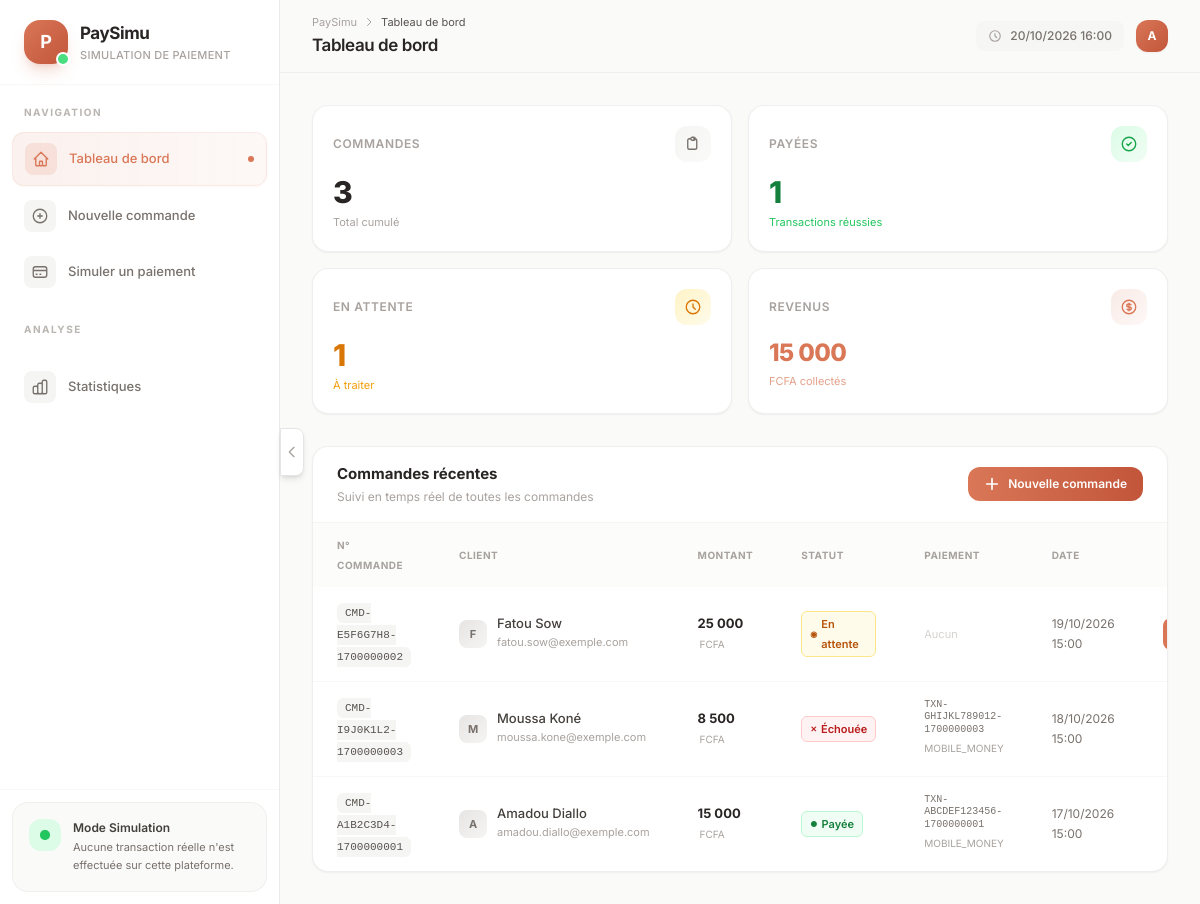
The page / on the database its author committed.
### tables this page shows
CREATE TABLE IF NOT EXISTS orders (
    id INT AUTO_INCREMENT PRIMARY KEY,
    order_number VARCHAR(50) NOT NULL UNIQUE,
    client_id INT NOT NULL,
    amount DECIMAL(12, 2) NOT NULL,
    status ENUM('PENDING', 'PAID', 'FAILED', 'CANCELLED') NOT NULL DEFAULT 'PENDING',
    created_at TIMESTAMP DEFAULT CURRENT_TIMESTAMP,
    updated_at TIMESTAMP DEFAULT CURRENT_TIMESTAMP ON UPDATE CURRENT_TIMESTAMP,
    FOREIGN KEY (client_id) REFERENCES clients(id) ON DELETE CASCADE
);

CREATE TABLE IF NOT EXISTS clients (
    id INT AUTO_INCREMENT PRIMARY KEY,
    name VARCHAR(255) NOT NULL,
    email VARCHAR(255) NOT NULL UNIQUE,
    created_at TIMESTAMP DEFAULT CURRENT_TIMESTAMP
);

CREATE TABLE IF NOT EXISTS payments (
    id INT AUTO_INCREMENT PRIMARY KEY,
    transaction_id VARCHAR(100) NOT NULL UNIQUE,
    order_id INT NOT NULL,
    amount DECIMAL(12, 2) NOT NULL,
    status ENUM('PENDING', 'SUCCESS', 'FAILED') NOT NULL DEFAULT 'PENDING',
    provider VARCHAR(50) NOT NULL DEFAULT 'MOBILE_MONEY',
    created_at TIMESTAMP DEFAULT CURRENT_TIMESTAMP,
    paid_at TIMESTAMP NULL DEFAULT NULL,
    FOREIGN KEY (order_id) REFERENCES orders(id) ON DELETE CASCADE
);

### index.php (the view, shortened to what this page needs)
<?php
require 'db.php';
$totalOrders = 0; $totalPaid = 0; $totalPending = 0; $totalFailed = 0; $totalRevenue = 0;
$statsResult = $conn->query("SELECT status, COUNT(*) as total, SUM(amount) as sum_amount FROM orders GROUP BY status");
if ($statsResult) {
    while ($statRow = $statsResult->fetch_assoc()) {
        $totalOrders += $statRow['total'];
        if ($statRow['status'] === 'PAID')    { $totalPaid    = $statRow['total']; $totalRevenue = $statRow['sum_amount']; }
        if ($statRow['status'] === 'PENDING') { $totalPending = $statRow['total']; }
    }
}
$sql = "SELECT o.id, o.order_number, o.amount, o.status, o.created_at,
               c.name AS client_name, c.email AS client_email,
               p.transaction_id, p.status AS payment_status, p.provider, p.paid_at
        FROM orders o
        LEFT JOIN clients c ON o.client_id = c.id
        LEFT JOIN payments p ON p.order_id = o.id
        ORDER BY o.created_at DESC";
$result = $conn->query($sql);
?>
<!DOCTYPE html>
<html lang="fr">
<head>
    <script src="https://cdn.tailwindcss.com"></script>
</head>
<body class="bg-[#FAFAF9] text-stone-800 min-h-screen">
    <?php include 'includes/sidebar.php'; ?>
    <div id="mainContent" class="main-content lg:ml-[280px] min-h-screen flex flex-col">
        <?php include 'includes/header.php'; ?>
        <main class="flex-1 px-4 sm:px-6 lg:px-8 py-6 sm:py-8">
            <div class="grid grid-cols-2 xl:grid-cols-4 gap-3 sm:gap-4 mb-8">
                <div class="stat-card group bg-white rounded-2xl border border-stone-200/60 p-4 sm:p-5 shadow-sm hover:shadow-md hover:border-stone-300/60 transition-all duration-300">
                    <div class="flex items-center justify-between mb-3">
                        <span class="text-[11px] sm:text-xs font-semibold text-stone-400 uppercase tracking-wider">Commandes</span>
                        <div class="w-9 h-9 bg-gradient-to-br from-stone-100 to-stone-50 rounded-xl flex items-center justify-center group-hover:scale-110 transition-transform duration-300">
                            <svg class="w-[18px] h-[18px] text-stone-500" fill="none" stroke="currentColor" viewBox="0 0 24 24">
                                <path stroke-linecap="round" stroke-linejoin="round" stroke-width="1.8" d="M9 5H7a2 2 0 00-2 2v10a2 2 0 002 2h8a2 2 0 002-2V7a2 2 0 00-2-2h-2M9 5a2 2 0 002 2h2a2 2 0 002-2M9 5a2 2 0 012-2h2a2 2 0 012 2"/>
                            </svg>
                        </div>
                    </div>
                    <p class="text-2xl sm:text-3xl font-extrabold tracking-tight"><?= $totalOrders ?></p>
                    <p class="text-[11px] text-stone-400 mt-1">Total cumulé</p>
                </div>
                <div class="stat-card group bg-white rounded-2xl border border-stone-200/60 p-4 sm:p-5 shadow-sm hover:shadow-md hover:border-green-200 transition-all duration-300">
                    <div class="flex items-center justify-between mb-3">
                        <span class="text-[11px] sm:text-xs font-semibold text-stone-400 uppercase tracking-wider">Payées</span>
                        <div class="w-9 h-9 bg-gradient-to-br from-green-100 to-green-50 rounded-xl flex items-center justify-center group-hover:scale-110 transition-transform duration-300">
                            <svg class="w-[18px] h-[18px] text-green-600" fill="none" stroke="currentColor" viewBox="0 0 24 24">
                                <path stroke-linecap="round" stroke-linejoin="round" stroke-width="1.8" d="M9 12l2 2 4-4m6 2a9 9 0 11-18 0 9 9 0 0118 0z"/>
                            </svg>
                        </div>
                    </div>
                    <p class="text-2xl sm:text-3xl font-extrabold tracking-tight text-green-700"><?= $totalPaid ?></p>
                    <p class="text-[11px] text-green-500 mt-1">Transactions réussies</p>
                </div>
                <div class="stat-card group bg-white rounded-2xl border border-stone-200/60 p-4 sm:p-5 shadow-sm hover:shadow-md hover:border-amber-200 transition-all duration-300">
                    <div class="flex items-center justify-between mb-3">
                        <span class="text-[11px] sm:text-xs font-semibold text-stone-400 uppercase tracking-wider">En attente</span>
                        <div class="w-9 h-9 bg-gradient-to-br from-amber-100 to-amber-50 rounded-xl flex items-center justify-center group-hover:scale-110 transition-transform duration-300">
                            <svg class="w-[18px] h-[18px] text-amber-600" fill="none" stroke="currentColor" viewBox="0 0 24 24">
                                <path stroke-linecap="round" stroke-linejoin="round" stroke-width="1.8" d="M12 8v4l3 3m6-3a9 9 0 11-18 0 9 9 0 0118 0z"/>
                            </svg>
                        </div>
                    </div>
                    <p class="text-2xl sm:text-3xl font-extrabold tracking-tight text-amber-600"><?= $totalPending ?></p>
                    <p class="text-[11px] text-amber-500 mt-1">À traiter</p>
                </div>
                <div class="stat-card group bg-white rounded-2xl border border-stone-200/60 p-4 sm:p-5 shadow-sm hover:shadow-md hover:border-[#D97757]/30 transition-all duration-300">
                    <div class="flex items-center justify-between mb-3">
                        <span class="text-[11px] sm:text-xs font-semibold text-stone-400 uppercase tracking-wider">Revenus</span>
                        <div class="w-9 h-9 bg-gradient-to-br from-[#D97757]/15 to-[#D97757]/5 rounded-xl flex items-center justify-center group-hover:scale-110 transition-transform duration-300">
                        </div>
                    </div>
                    <p class="text-xl sm:text-2xl font-extrabold tracking-tight text-[#D97757]"><?= number_format($totalRevenue, 0, ',', ' ') ?></p>
                    <p class="text-[11px] text-[#D97757]/70 mt-1">FCFA collectés</p>
                </div>
            </div>
            <div class="bg-white rounded-2xl shadow-sm border border-stone-200/60 overflow-hidden" style="animation: fadeUp 0.5s ease-out 0.25s backwards;">
                <div class="px-4 sm:px-6 py-4 border-b border-stone-100 flex flex-col sm:flex-row sm:items-center sm:justify-between gap-3">
                    <div>
                        <h3 class="text-[15px] font-bold text-stone-800">Commandes récentes</h3>
                        <p class="text-[12px] text-stone-400 mt-0.5">Suivi en temps réel de toutes les commandes</p>
                    </div>
                    <a href="checkout.php"
                       class="inline-flex items-center justify-center gap-2 px-4 py-2 bg-gradient-to-r from-[#D97757] to-[#C2553A] text-white text-[12px] font-semibold rounded-xl hover:shadow-lg hover:shadow-[#D97757]/20 active:scale-[0.97] transition-all duration-200">
                        <svg class="w-4 h-4" fill="none" stroke="currentColor" viewBox="0 0 24 24">
                            <path stroke-linecap="round" stroke-linejoin="round" stroke-width="2.5" d="M12 4v16m8-8H4"/>
                        </svg>
                        Nouvelle commande
                    </a>
                </div>
                <div class="hidden md:block overflow-x-auto scrollbar-thin">
                    <table class="w-full text-sm">
                        <thead class="bg-stone-50/60">
                            <tr class="text-left text-stone-400 uppercase text-[10px] tracking-wider font-semibold">
                                <th class="px-6 py-3">N° Commande</th>
                                <th class="px-6 py-3">Client</th>
                                <th class="px-6 py-3">Montant</th>
                                <th class="px-6 py-3">Statut</th>
                                <th class="px-6 py-3">Paiement</th>
                                <th class="px-6 py-3">Date</th>
                                <th class="px-6 py-3 text-right">Action</th>
                            </tr>
                        </thead>
                        <tbody class="divide-y divide-stone-100/80">
                        <?php if ($result && $result->num_rows > 0): ?>
                            <?php $rowIndex = 0; while ($row = $result->fetch_assoc()): $rowIndex++; ?>
                                <tr class="table-row hover:bg-stone-50/50 transition-colors duration-150" style="animation-delay: <?= $rowIndex * 0.03 ?>s;">
                                    <td class="px-6 py-3.5">
                                        <span class="font-mono text-[11px] bg-stone-100 text-stone-600 px-2 py-1 rounded-md"><?= htmlspecialchars($row['order_number']) ?></span>
                                    </td>
                                    <td class="px-6 py-3.5">
                                        <div class="flex items-center gap-2.5">
                                            <div class="w-7 h-7 rounded-lg bg-gradient-to-br from-stone-200 to-stone-100 flex items-center justify-center text-[11px] font-bold text-stone-500">
                                                <?= strtoupper(mb_substr($row['client_name'] ?? '?', 0, 1)) ?>
                                            </div>
                                            <div>
                                                <p class="text-[13px] font-medium text-stone-700 leading-tight"><?= htmlspecialchars($row['client_name'] ?? '—') ?></p>
                                                <p class="text-[11px] text-stone-400"><?= htmlspecialchars($row['client_email'] ?? '') ?></p>
                                            </div>
                                        </div>
                                    </td>
                                    <td class="px-6 py-3.5">
                                        <span class="text-[13px] font-bold text-stone-800"><?= number_format($row['amount'], 0, ',', ' ') ?></span>
                                        <span class="text-[10px] text-stone-400 ml-0.5">FCFA</span>
                                    </td>
                                    <td class="px-6 py-3.5">
                                        <?php
                                        $statusConfig = [
                                            'PAID'      => ['bg-green-50 text-green-700 border-green-200', 'Payée', '●'],
                                            'PENDING'   => ['bg-amber-50 text-amber-700 border-amber-200', 'En attente', '◉'],
                                            'FAILED'    => ['bg-red-50 text-red-700 border-red-200', 'Échouée', '✕'],
                                            'CANCELLED' => ['bg-stone-100 text-stone-500 border-stone-200', 'Annulée', '—'],
                                        ];
                                        $sc = $statusConfig[$row['status']] ?? ['bg-stone-100 text-stone-600 border-stone-200', $row['status'], '?'];
                                        ?>
                                        <span class="inline-flex items-center gap-1 px-2 py-0.5 rounded-md text-[11px] font-semibold border <?= $sc[0] ?>">
                                            <span class="text-[8px]"><?= $sc[2] ?></span>
                                            <?= $sc[1] ?>
                                        </span>
                                    </td>
                                    <td class="px-6 py-3.5">
                                        <?php if ($row['transaction_id']): ?>
                                            <p class="font-mono text-[10px] text-stone-500 leading-tight"><?= htmlspecialchars($row['transaction_id']) ?></p>
                                            <p class="text-[10px] text-stone-400 mt-0.5"><?= htmlspecialchars($row['provider']) ?></p>
                                        <?php else: ?>
                                            <span class="text-[11px] text-stone-300">Aucun</span>
                                        <?php endif; ?>
                                    </td>
                                    <td class="px-6 py-3.5 text-[12px] text-stone-500"><?= date('d/m/Y H:i', strtotime($row['created_at'])) ?></td>
                                    <td class="px-6 py-3.5 text-right">
                                        <?php if ($row['status'] === 'PENDING'): ?>
                                            <a href="simulate_payment.php?order_id=<?= $row['id'] ?>"
                                               class="inline-flex items-center gap-1 px-3 py-1.5 bg-gradient-to-r from-[#D97757] to-[#C2553A] text-white text-[11px] font-semibold rounded-lg hover:shadow-md hover:shadow-[#D97757]/20 active:scale-95 transition-all duration-200">
                                            </a>
                                        <?php else: ?>
                                            <span class="text-stone-300 text-[11px]">—</span>
                                        <?php endif; ?>
                                    </td>
                                </tr>
                            <?php endwhile; ?>
                        <?php endif; ?>
                        </tbody>
                    </table>
                </div>
            </div>
        </main>
    </div>
</body>
</html>

### rows shown on the page
orders: order_number "CMD-E5F6G7H8-1700000002", client.name "F", client.name "Fatou Sow", client.email "fatou.sow@exemple.com", amount "25 000", status "◉", status "En attente", shows "Aucun", created_at "19/10/2026 15:00"
orders: order_number "CMD-I9J0K1L2-1700000003", client.name "M", client.name "Moussa Koné", client.email "moussa.kone@exemple.com", amount "8 500", status "✕", status "Échouée", payments.transaction_id "TXN-GHIJKL789012-1700000003", payments.provider "MOBILE_MONEY", created_at "18/10/2026 15:00"
orders: order_number "CMD-A1B2C3D4-1700000001", client.name "A", client.name "Amadou Diallo", client.email "amadou.diallo@exemple.com", amount "15 000", status "●", status "Payée", payments.transaction_id "TXN-ABCDEF123456-1700000001", payments.provider "MOBILE_MONEY", created_at "17/10/2026 15:00"

### other values the page prints
$pageTitle "Tableau de bord"
$totalOrders "3"
$totalPaid "1"
$totalPending "1"
$totalRevenue "15 000"
